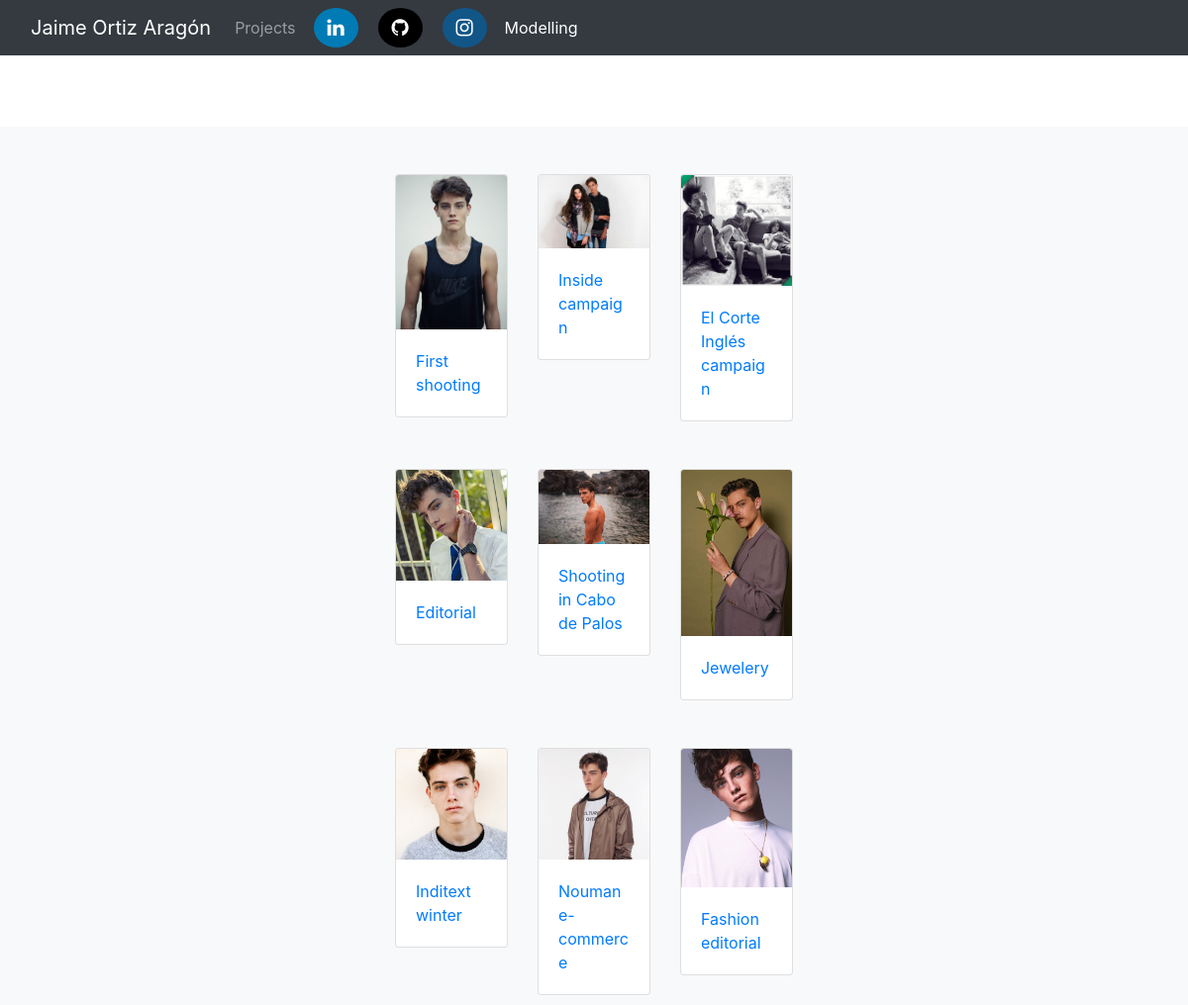
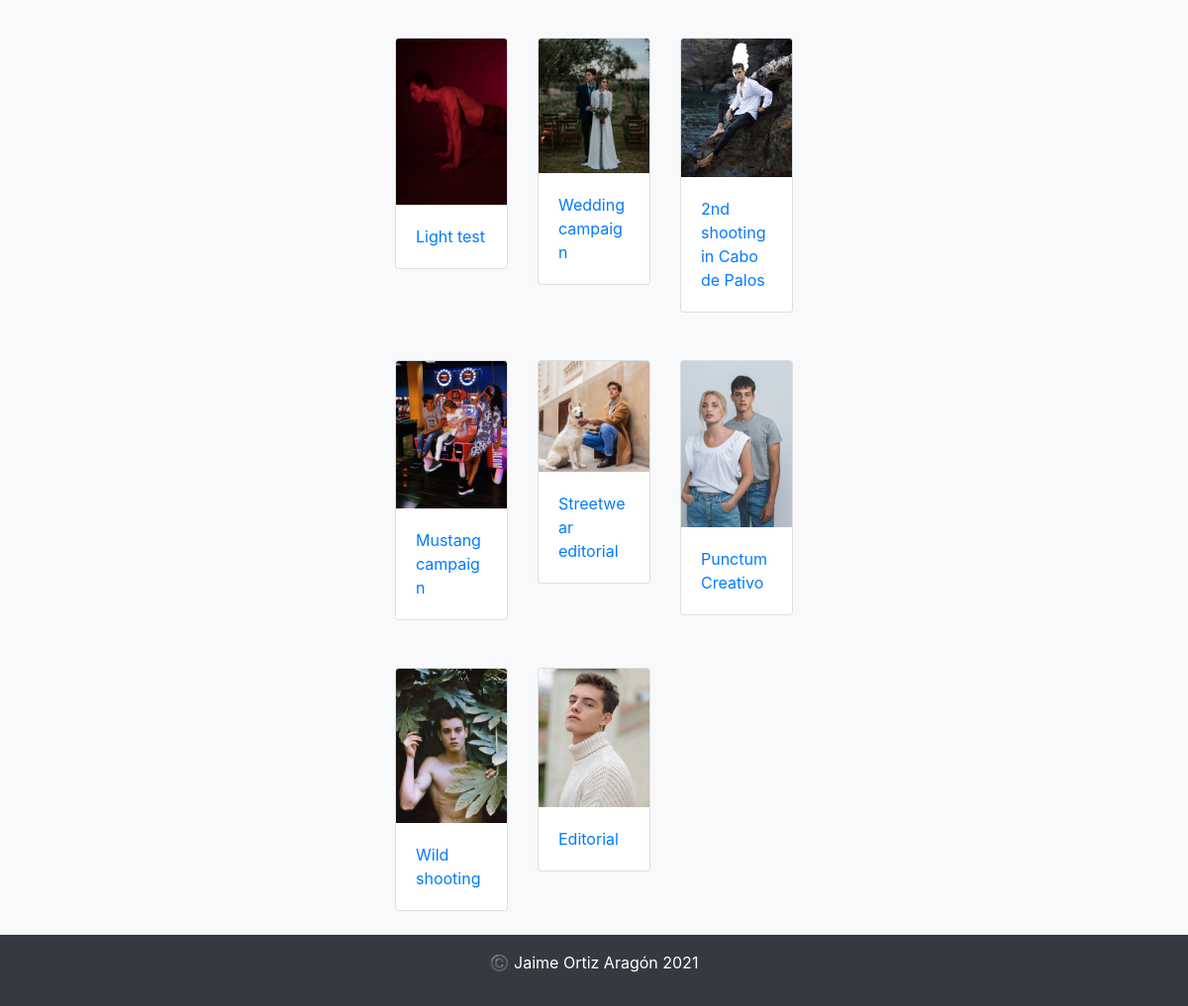
The page /model/ on the database its author committed (2 pictures, top to bottom).
### model/models.py (models this page shows, shortened)
class Shooting(models.Model):
    title = models.CharField(max_length=30)
    description = models.TextField()
    location = models.CharField(max_length=50)
    photographer = models.CharField(max_length=50)
    image = models.ImageField(upload_to='images/')

### model/views.py (the view)
# urls.py: path('', views.show_model, name='model'),
def show_model(request):
    shootings = Shooting.objects
    return render(request, 'model/model.html', {'shootings': shootings})

### model/templates/model/model.html (shortened to what this page needs)
<!DOCTYPE html>
<html lang="en">
    <head>
        {% load static %}
        <link rel="stylesheet" href="https://maxcdn.bootstrapcdn.com/bootstrap/4.0.0/css/bootstrap.min.css">
        <link rel="stylesheet" href="https://cdnjs.cloudflare.com/ajax/libs/font-awesome/4.7.0/css/font-awesome.min.css">
    </head>
    <body>
        <header>
            <nav class="navbar navbar-expand-lg navbar-dark bg-dark">
                <div class="container-fluid">
                  <a class="navbar-brand" href="/">Jaime Ortiz Aragón</a>
                  <div class="collapse navbar-collapse" id="navbarNavAltMarkup">
                    <div class="navbar-nav">
                      <a class="nav-link" href="/project">Projects</a>
                      <a href="https://www.linkedin.com/in/jaime-ortiz-arag%C3%B3n-0380881a4/" class="fa fa-linkedin"></a>
                      <a href="https://github.com/imjaimeortiz" class="fa fa-github"></a>
                      <a href="https://www.instagram.com/imjaimeortiz/" class="fa fa-instagram"></a>
                      <a class="nav-link active" href="/model">Modelling</a>
                      </div>
                  </div>
                </div>
              </nav>
        </header>
        <div class="ParallaxVideo">
          <video autoplay muted loop>
          <source src="{% static 'model_video.mp4' %}" type="video/mp4">
          </video>
               <br/>
              <br/>
              <br/>
              <div style="padding-left: 4in; padding-right: 4in;" class="album py-5 bg-light">
                <div class="container">
                  <div class="row">
                    {% for shooting in shootings.all %}
                    <div class="col-md-4">
                      <div class="card mb-5 box-shadow">
                        <img class="card-img-top" src="{{ shooting.image.url }}">
                        <div class="card-body">
                          <a class="card-text" href="{% url 'shooting' shooting.id %}">{{ shooting.title }}</a>
                        </div>
                      </div>
                    </div>
                    {% endfor %}
                  </div>
                </div>
              </div>
            </div>
        <footer class="text-muted py-3 bg-dark" id="footer">
          <div class="container text-center text-white">
            <p>©️ Jaime Ortiz Aragón {% now "Y" %}</p>
          </div>
      </footer>
    </body>
</html>

### model/templates/model/model.html (style rules this page uses)
.fa { padding: 10px; font-size: 20px; width: 45px; text-align: center; text-decoration: none; border-radius: 50%; }
.fa-linkedin { background: #007bb5; color: white; margin-left: 10px; margin-right: 10px; }
.fa-instagram { background: #125688; color: white; margin-left: 10px; margin-right: 10px; }
.fa-github { background: #000000; color: white; margin-left: 10px; margin-right: 10px; }
.ParallaxVideo { height: fit-content; transition: 1s opacity; background-attachment:scroll; }
.ParallaxVideo video { width: 100%; height: 100%; position: fixed; object-fit: cover; z-index: 0; }
#footer { position: fixed; bottom: 0; width: 100%; }

### rows shown on the page
Shooting: image (picture), title "First shooting"
Shooting: image (picture), title "Inside campaign"
Shooting: image (picture), title "El Corte Inglés campaign"
Shooting: image (picture), title "Editorial"
Shooting: image (picture), title "Shooting in Cabo de Palos"
Shooting: image (picture), title "Jewelery"
Shooting: image (picture), title "Inditext winter"
Shooting: image (picture), title "Nouman e-commerce"
Shooting: image (picture), title "Fashion editorial"
Shooting: image (picture), title "Light test"
Shooting: image (picture), title "Wedding campaign"
Shooting: image (picture), title "2nd shooting in Cabo de Palos"
Shooting: image (picture), title "Mustang campaign"
Shooting: image (picture), title "Streetwear editorial"
Shooting: image (picture), title "Punctum Creativo"
Shooting: image (picture), title "Wild shooting"
Shooting: image (picture), title "Editorial"
